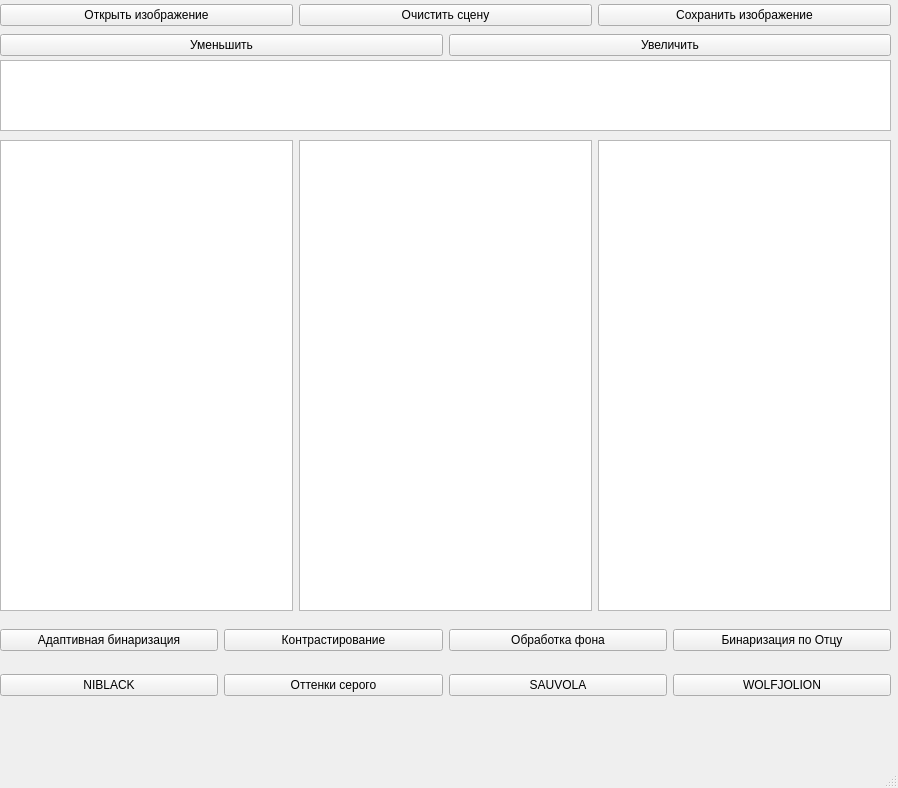
<?xml version="1.0" encoding="UTF-8"?>
<ui version="4.0">
 <class>MainWindow</class>
 <widget class="QMainWindow" name="MainWindow">
  <property name="geometry">
   <rect>
    <x>0</x>
    <y>0</y>
    <width>898</width>
    <height>788</height>
   </rect>
  </property>
  <property name="windowTitle">
   <string>MainWindow</string>
  </property>
  <widget class="QWidget" name="centralwidget">
   <widget class="QWidget" name="horizontalLayoutWidget">
    <property name="geometry">
     <rect>
      <x>0</x>
      <y>0</y>
      <width>891</width>
      <height>31</height>
     </rect>
    </property>
    <layout class="QHBoxLayout" name="horizontalLayout">
     <item>
      <widget class="QPushButton" name="openButton">
       <property name="text">
        <string>Открыть изображение</string>
       </property>
      </widget>
     </item>
     <item>
      <widget class="QPushButton" name="clearButton">
       <property name="text">
        <string>Очистить сцену</string>
       </property>
      </widget>
     </item>
     <item>
      <widget class="QPushButton" name="saveButton">
       <property name="text">
        <string>Сохранить изображение</string>
       </property>
      </widget>
     </item>
    </layout>
   </widget>
   <widget class="QWidget" name="horizontalLayoutWidget_2">
    <property name="geometry">
     <rect>
      <x>0</x>
      <y>30</y>
      <width>891</width>
      <height>31</height>
     </rect>
    </property>
    <layout class="QHBoxLayout" name="horizontalLayout_2">
     <item>
      <widget class="QPushButton" name="pushButton_3">
       <property name="text">
        <string>Уменьшить</string>
       </property>
      </widget>
     </item>
     <item>
      <widget class="QPushButton" name="bigButton">
       <property name="text">
        <string>Увеличить</string>
       </property>
      </widget>
     </item>
    </layout>
   </widget>
   <widget class="QWidget" name="horizontalLayoutWidget_3">
    <property name="geometry">
     <rect>
      <x>0</x>
      <y>140</y>
      <width>891</width>
      <height>471</height>
     </rect>
    </property>
    <layout class="QHBoxLayout" name="horizontalLayout_3">
     <item>
      <widget class="QGraphicsView" name="srcGraphicsView"/>
     </item>
     <item>
      <widget class="QGraphicsView" name="dstGraphicsView"/>
     </item>
     <item>
      <widget class="QGraphicsView" name="fGraphicsView"/>
     </item>
    </layout>
   </widget>
   <widget class="QListWidget" name="listWidget">
    <property name="geometry">
     <rect>
      <x>0</x>
      <y>60</y>
      <width>891</width>
      <height>71</height>
     </rect>
    </property>
   </widget>
   <widget class="QWidget" name="horizontalLayoutWidget_4">
    <property name="geometry">
     <rect>
      <x>0</x>
      <y>620</y>
      <width>891</width>
      <height>41</height>
     </rect>
    </property>
    <layout class="QHBoxLayout" name="horizontalLayout_4">
     <item>
      <widget class="QPushButton" name="pushButton_7">
       <property name="text">
        <string>Адаптивная бинаризация</string>
       </property>
      </widget>
     </item>
     <item>
      <widget class="QPushButton" name="conButton">
       <property name="text">
        <string>Контрастирование</string>
       </property>
      </widget>
     </item>
     <item>
      <widget class="QPushButton" name="pushButton">
       <property name="text">
        <string>Обработка фона</string>
       </property>
      </widget>
     </item>
     <item>
      <widget class="QPushButton" name="binButton">
       <property name="text">
        <string>Бинаризация по Отцу</string>
       </property>
      </widget>
     </item>
    </layout>
   </widget>
   <widget class="QWidget" name="horizontalLayoutWidget_5">
    <property name="geometry">
     <rect>
      <x>0</x>
      <y>670</y>
      <width>891</width>
      <height>31</height>
     </rect>
    </property>
    <layout class="QHBoxLayout" name="horizontalLayout_5">
     <item>
      <widget class="QPushButton" name="pushButton_4">
       <property name="text">
        <string>NIBLACK</string>
       </property>
      </widget>
     </item>
     <item>
      <widget class="QPushButton" name="pushButton_2">
       <property name="text">
        <string>Оттенки серого</string>
       </property>
      </widget>
     </item>
     <item>
      <widget class="QPushButton" name="pushButton_5">
       <property name="text">
        <string>SAUVOLA</string>
       </property>
      </widget>
     </item>
     <item>
      <widget class="QPushButton" name="pushButton_6">
       <property name="text">
        <string>WOLFJOLION</string>
       </property>
      </widget>
     </item>
    </layout>
   </widget>
  </widget>
  <widget class="QMenuBar" name="menubar">
   <property name="geometry">
    <rect>
     <x>0</x>
     <y>0</y>
     <width>898</width>
     <height>21</height>
    </rect>
   </property>
  </widget>
  <widget class="QStatusBar" name="statusbar"/>
 </widget>
 <resources/>
 <connections/>
</ui>
